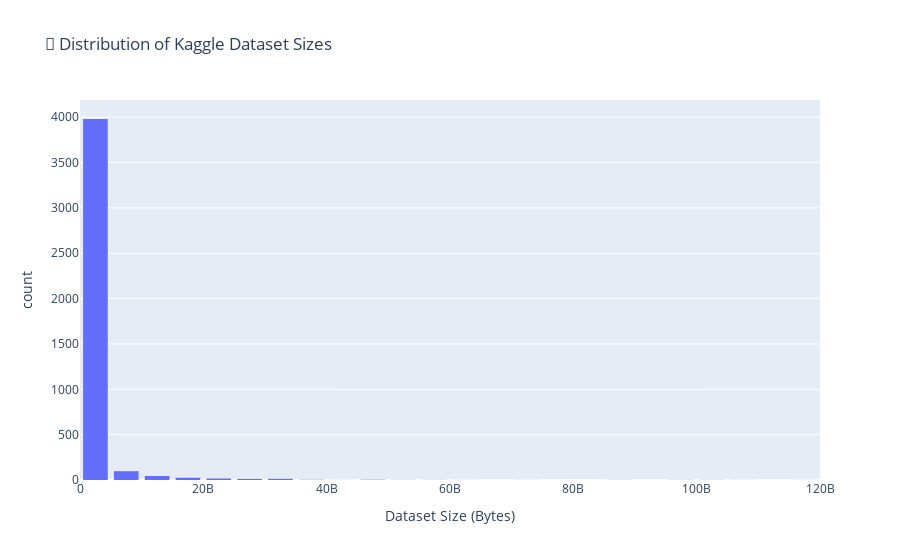

Here is the notebook cell this chart was saved with:
### Markdown cell above
# Dataset hajmi bo‘yicha taqsimot

### Code cell
import plotly.express as px

fig_size = px.histogram(
    df,
    x='totalbytes',
    nbins=50,
    color_discrete_sequence=['#636EFA'],
    title='💾 Distribution of Kaggle Dataset Sizes',
    labels={'totalbytes': 'Dataset Size (Bytes)'}
)
fig_size.update_layout(bargap=0.2)
fig_size.show()

### Figure 1 — Plotly figure (JSON) as saved in the notebook; plotly's stock layout.template omitted (floating-point values rounded to 4 significant figures; data arrays with more than 128 entries replaced by an {"elided": "..."} marker saying what was removed)
{"data": [{"bingroup": "x", "hovertemplate": "Dataset Size (Bytes)=%{x}<br>count=%{y}<extra></extra>", "legendgroup": "", "marker": {"color": "#636EFA", "pattern": {"shape": ""}}, "name": "", "nbinsx": 50, "orientation": "v", "showlegend": false, "type": "histogram", "x": {"elided": "4209 int values"}, "xaxis": "x", "yaxis": "y"}], "layout": {"bargap": 0.2, "barmode": "relative", "legend": {"tracegroupgap": 0}, "title": {"text": "💾 Distribution of Kaggle Dataset Sizes"}, "xaxis": {"anchor": "y", "domain": [0, 1], "title": {"text": "Dataset Size (Bytes)"}}, "yaxis": {"anchor": "x", "domain": [0, 1], "title": {"text": "count"}}}}
